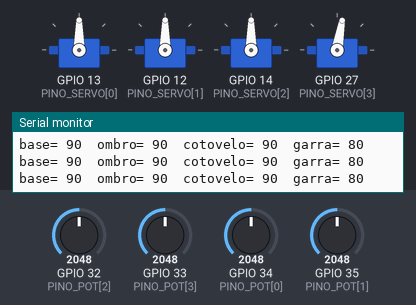
A sketch run on a simulated ESP32. Shown: 4 × servo, the last lines printed to the serial monitor. The test bench sets the inputs (shaded band); at power-on: GPIO 32 (PINO_POT[2]) = 2048, GPIO 34 (PINO_POT[0]) = 2048, GPIO 33 (PINO_POT[3]) = 2048, GPIO 35 (PINO_POT[1]) = 2048 (analog values on the 0–4095 scale).

Above: at 1.7 s.
1.8 s: GPIO 32 (PINO_POT[2]) set to 2268
At 2.3 s:
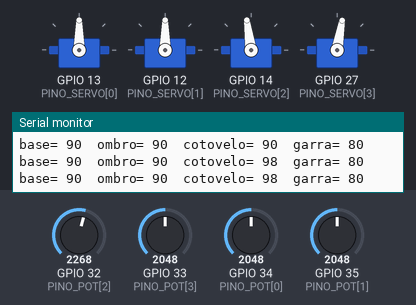
3.3 s: GPIO 32 (PINO_POT[2]) set to 2329
At 3.7 s:
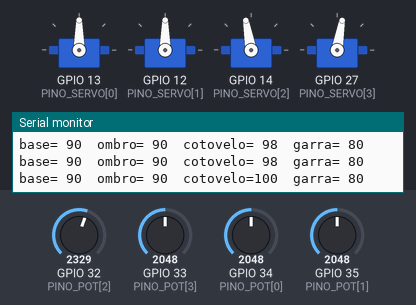
4.8 s: GPIO 34 (PINO_POT[0]) set to 2228
At 5.3 s:
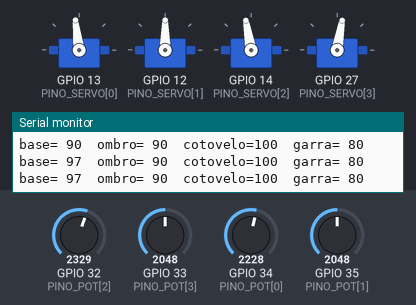
6.3 s: GPIO 34 (PINO_POT[0]) set to 2345
At 7.4 s:
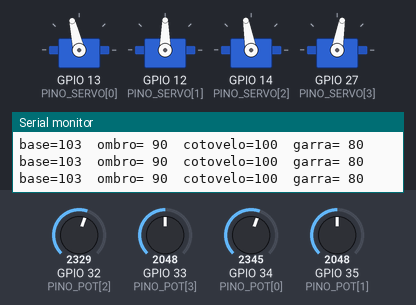
7.8 s: GPIO 33 (PINO_POT[3]) set to 3972
At 9.3 s:
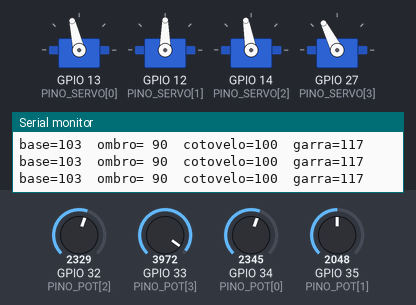
9.6 s: GPIO 35 (PINO_POT[1]) set to 2269
At 10.1 s:
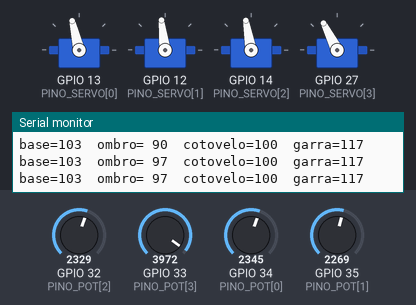
11.1 s: GPIO 35 (PINO_POT[1]) set to 2389
Timing chart, 0 to 13.6 s (numbered marks = the images above; inputs shaded):
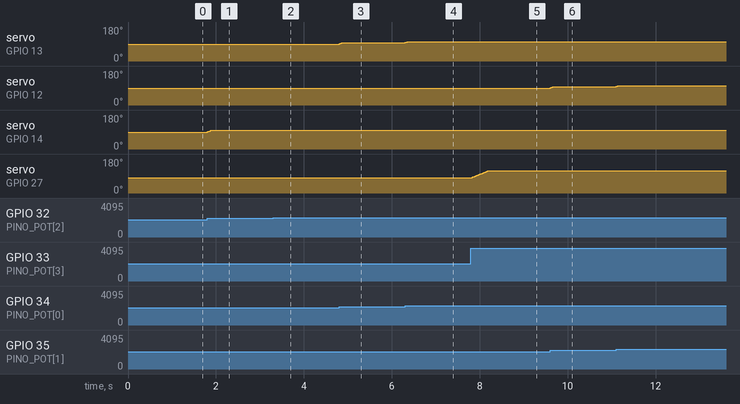

The sketch:

05_braco_4pots_esp32.ino
```cpp
/*
  05 - Servo Mini Arm: 4 servos controlados por 4 potenciometros (modo "marionete")
  Placa: ESP32 Dev Module + biblioteca ESP32Servo
  Braco: Servo Mini Arm (LucaDilo, MakerWorld 1290483)
         base (giro), ombro, cotovelo, garra

  ALIMENTACAO: 4 servos SG90 podem puxar mais de 1 A ao mesmo tempo.
  NAO alimente pelo 3V3 nem pelo USB do ESP32. Use fonte externa de 5 V (>= 2 A)
  ligada aos fios vermelhos dos servos, com o GND da fonte unido ao GND do ESP32.
  Um capacitor eletrolitico de 470 a 1000 uF entre 5 V e GND ajuda a evitar resets.

  Ligacoes (sinal dos servos / pots):
    base    -> GPIO 13   pot base    -> GPIO 34
    ombro   -> GPIO 12   pot ombro   -> GPIO 35
    cotovelo-> GPIO 14   pot cotovelo-> GPIO 32
    garra   -> GPIO 27   pot garra   -> GPIO 33
    Todos os pots entre 3V3 e GND.
*/
#include <ESP32Servo.h>

const int N = 4;
const char* NOME[N]      = {"base", "ombro", "cotovelo", "garra"};
const int PINO_SERVO[N]  = {13, 12, 14, 27};
const int PINO_POT[N]    = {34, 35, 32, 33};

// Limites mecanicos de cada junta (ajuste apos montar o braco!).
// Evitam que o braco bata na base ou que a garra force alem do fechamento.
const int ANG_MIN[N] = {  0,  20,  10,  40 };
const int ANG_MAX[N] = {180, 160, 170, 120 };

Servo servos[N];
int anguloAtual[N];

void setup() {
  Serial.begin(115200);
  analogReadResolution(12);
  analogSetAttenuation(ADC_11db);
  ESP32PWM::allocateTimer(0);
  ESP32PWM::allocateTimer(1);

  for (int i = 0; i < N; i++) {
    servos[i].setPeriodHertz(50);
    servos[i].attach(PINO_SERVO[i], 500, 2400);
    anguloAtual[i] = (ANG_MIN[i] + ANG_MAX[i]) / 2;   // comeca no meio do curso
    servos[i].write(anguloAtual[i]);
  }
  delay(500);
}

void loop() {
  for (int i = 0; i < N; i++) {
    int leitura = analogRead(PINO_POT[i]);
    int alvo    = map(leitura, 0, 4095, ANG_MIN[i], ANG_MAX[i]);

    // Movimento suave: aproxima 1 grau por ciclo em vez de pular direto.
    // Isso reduz o pico de corrente e o "tranco" do braco.
    if (alvo > anguloAtual[i]) anguloAtual[i]++;
    else if (alvo < anguloAtual[i]) anguloAtual[i]--;
    servos[i].write(anguloAtual[i]);
  }

  static unsigned long ultimoPrint = 0;
  if (millis() - ultimoPrint > 250) {
    ultimoPrint = millis();
    for (int i = 0; i < N; i++) Serial.printf("%s=%3d  ", NOME[i], anguloAtual[i]);
    Serial.println();
  }
  delay(10);
}
```

Measured:
- after the input at 1.8 s, servo on GPIO 14 (PINO_SERVO[2]): 90° → 98° at once
- after the input at 3.3 s, servo on GPIO 14 (PINO_SERVO[2]): 98° → 100° at once
- after the input at 4.8 s, servo on GPIO 13 (PINO_SERVO[0]): 90° → 97° at once
- after the input at 6.3 s, servo on GPIO 13 (PINO_SERVO[0]): 97° → 103° at once
- after the input at 7.8 s, servo on GPIO 27 (PINO_SERVO[3]): moves from 80° to 117° over 0.38 s, starting at once
- after the input at 9.6 s, servo on GPIO 12 (PINO_SERVO[1]): 90° → 97° at once
- after the input at 11.1 s, servo on GPIO 12 (PINO_SERVO[1]): 97° → 101° at once
